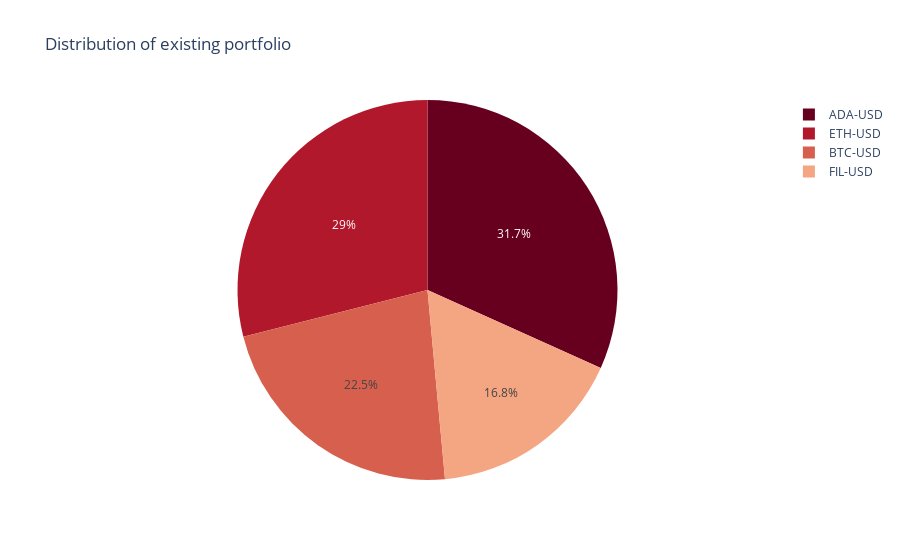

Here is the notebook cell this chart was saved with:
### Code cell
# Keep only tickers in ticker_list for which data is available
ticker_list = [ticker for ticker in list(portfolio_df.columns.levels[0])]
value_list = []
weight_list = []

# Print portfolio data for visual confirmation
if portfolio_choice == 1:    
    # Calculate portfolio value of each cryptocurrency held
    for ticker in existing_portfolio:
        existing_portfolio[ticker].append(
            {'value': portfolio_df[ticker].iloc[-1, 3] * existing_portfolio[ticker][0]['units']})
    print(f"--------------------------")                      
    print(f"Existing Portfolio:")
    portfolio_value = 0
    for ticker, units in existing_portfolio.items():
        value = existing_portfolio[ticker][1]['value']
        print(f"Value of {existing_portfolio[ticker][0]['units']} {ticker}: ${value:.2f}")
        portfolio_value += value
       
    # Add weights for each crypto to existing_portfolio
    for ticker, units in existing_portfolio.items():
        weight = existing_portfolio[ticker][1]['value'] / portfolio_value
        existing_portfolio[ticker][1]['weight'] = weight

    print(f"\nTotal portfolio value: ${portfolio_value:.2f}\n")       


    #find current weights
    print("Crypto Weights")
    print(f"The portfolio holds:")
    for ticker, units in existing_portfolio.items():
        weight_list.append(existing_portfolio[ticker][1]['weight'])
        value_list.append(existing_portfolio[ticker][1]['value'])
    pie_df = px.data.tips()
    px.pie(pie_df, values=value_list, names=ticker_list,   title="Distribution of existing portfolio", color_discrete_sequence=px.colors.sequential.RdBu).show()

elif portfolio_choice == 2:
    print(
        f"--------------------------\n"
        f"Hypothetical Portfolio:\n"
        f"{[ticker.replace('-USD', '') for ticker in ticker_list]}\n"                   
        f"Investment amount:\n"
        f"${portfolio_value:.2f}\n")
print(
    f"NOTE:\n"
    f"To achieve a fair comparison of risk-reward ratios, historical price data will be retrieved from earliest date for which ALL cryptocurrencies specified are available.\n"
    f"While this ensures fair comparison of risk-reward metrics, it may compromise accuracy of these metrics if the sample sizes of historical price data are reduced.\n"
    f"Earliest date for which price data is available for all cryptocurrencies in your portfolio: {dt.datetime.date(portfolio_df.index[0])}"
)
print(f"--------------------------")

### Figure 1 — Plotly figure (JSON) as saved in the notebook; plotly's stock layout.template omitted (floating-point values rounded to 4 significant figures)
{"data": [{"domain": {"x": [0, 1], "y": [0, 1]}, "hovertemplate": "label=%{label}<br>value=%{value}<extra></extra>", "labels": ["ADA-USD", "BTC-USD", "ETH-USD", "FIL-USD"], "legendgroup": "", "name": "", "showlegend": true, "type": "pie", "values": [3460.0, 2455.0, 3157.0, 1832.0]}], "layout": {"autosize": true, "legend": {"tracegroupgap": 0}, "piecolorway": ["rgb(103,0,31)", "rgb(178,24,43)", "rgb(214,96,77)", "rgb(244,165,130)", "rgb(253,219,199)", "rgb(247,247,247)", "rgb(209,229,240)", "rgb(146,197,222)", "rgb(67,147,195)", "rgb(33,102,172)", "rgb(5,48,97)"], "title": {"text": "Distribution of existing portfolio"}}}
